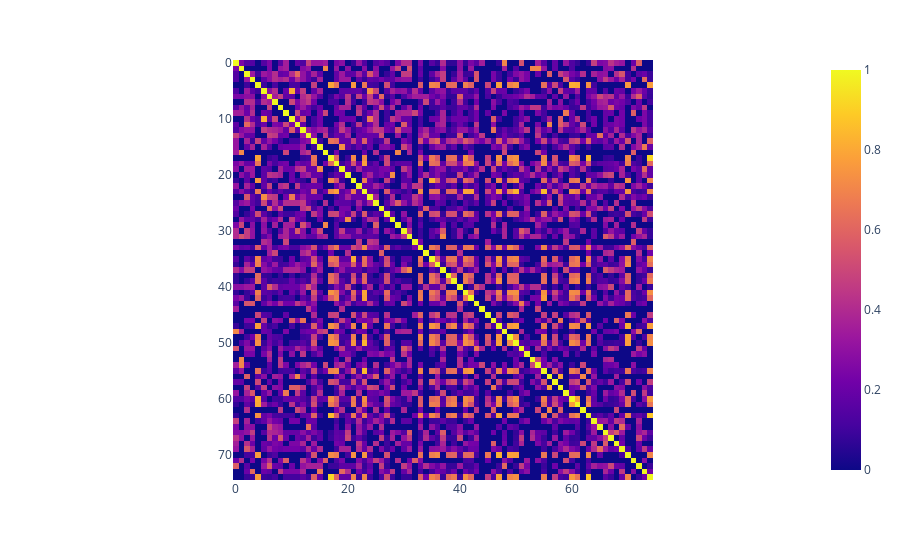

The code cell stored with this chart in its notebook:
### Code cell
from sklearn.metrics.pairwise import cosine_similarity

user_cosine_similarity = cosine_similarity(matrix.fillna(0))
px.imshow(user_cosine_similarity)

### Figure 1 — Plotly figure (JSON) as saved in the notebook; plotly's stock layout.template omitted (floating-point values rounded to 4 significant figures; data arrays with more than 128 entries replaced by an {"elided": "..."} marker saying what was removed)
{"data": [{"coloraxis": "coloraxis", "hovertemplate": "x: %{x}<br>y: %{y}<br>color: %{z}<extra></extra>", "name": "0", "type": "heatmap", "xaxis": "x", "yaxis": "y", "z": {"elided": "75x75 float values"}}], "layout": {"coloraxis": {"colorscale": [[0, "#0d0887"], [0.1111, "#46039f"], [0.2222, "#7201a8"], [0.3333, "#9c179e"], [0.4444, "#bd3786"], [0.5556, "#d8576b"], [0.6667, "#ed7953"], [0.7778, "#fb9f3a"], [0.8889, "#fdca26"], [1, "#f0f921"]]}, "margin": {"t": 60}, "xaxis": {"anchor": "y", "constrain": "domain", "domain": [0, 1], "scaleanchor": "y"}, "yaxis": {"anchor": "x", "autorange": "reversed", "constrain": "domain", "domain": [0, 1]}}}
